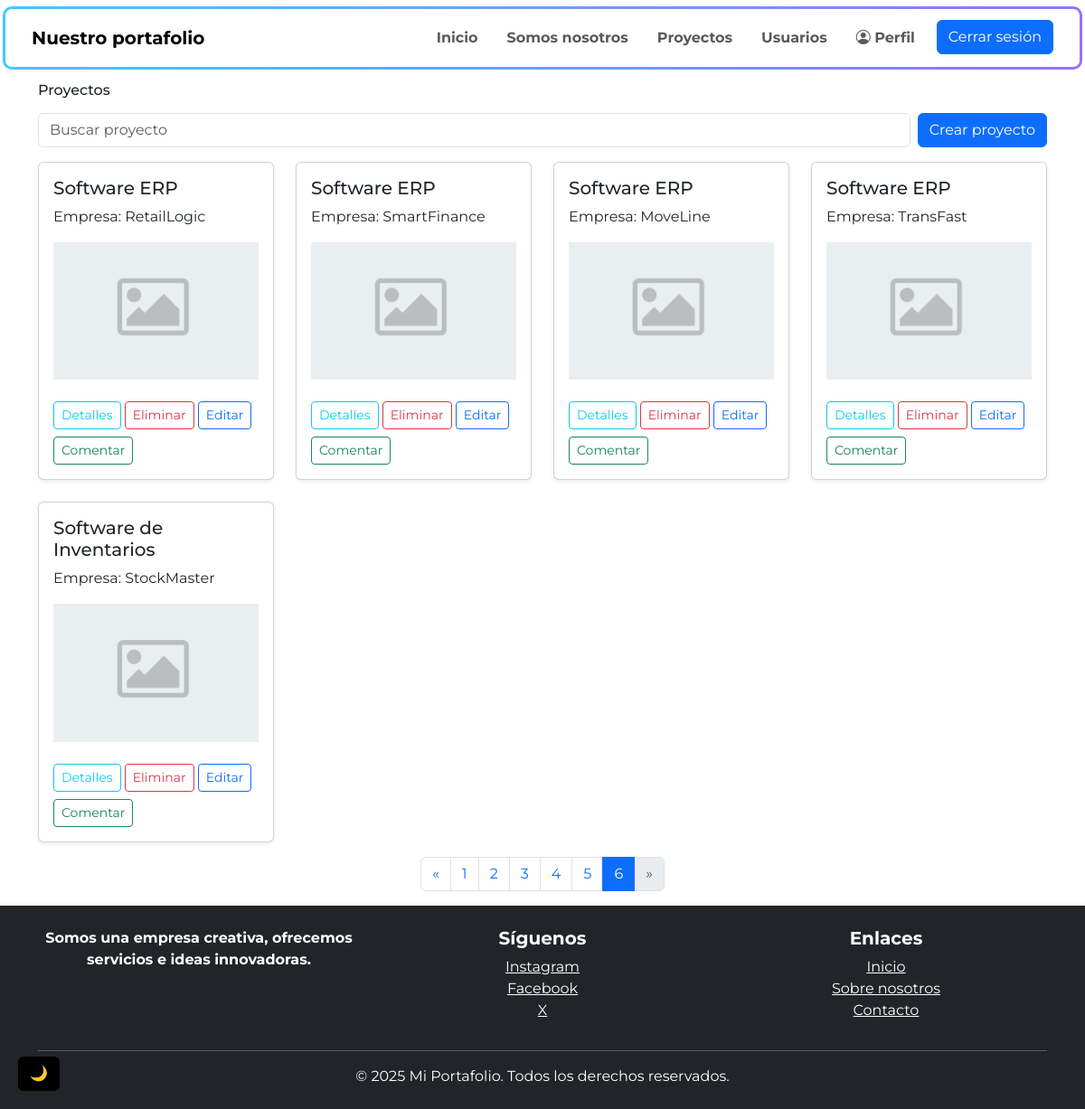
The page /view-project/?q=&page=6 (signed in) on the database its author committed.
### portafolio/models.py (models this page shows, shortened)
class Project(models.Model):
    nombre = models.CharField(max_length=100)
    empresa = models.CharField(max_length=100)
    imagen = models.ImageField(upload_to='img/', null=True, blank=True)

### portafolio/views.py (the view)
# urls.py: path('view-project/', views.view_project, name='view_project'),
@login_required
@permission_required('portafolio.view_project')
@require_http_methods(["GET"])
def view_project(request):
    query = request.GET.get('q', '')
    projects = Project.objects.all().order_by('nombre')
    if query:
        projects = projects.filter(nombre__icontains=query)
    paginator = Paginator(projects, 20)
    page_number = request.GET.get('page')
    page_obj = paginator.get_page(page_number)
    return render(request, 'proyectos.html', {'page_obj': page_obj, 'query': query})

### portafolio/templates/proyectos.html (shortened to what this page needs)
    {% extends 'base.html' %}
    {% block content %}
    <div class="container mb-3" style="margin-top: 90px;">
      <h1>Proyectos</h1>
        <form id="searchForm" method="get" action="{% url 'view_project' %}">
        <div class="mb-3 mt-3 d-flex align-items-stretch gap-2" style="max-width: 100%;">
            <input type="text" name="q" id="searchInput" class="form-control" placeholder="Buscar proyecto" value="{{ query }}" autocomplete="off"aria-label="Buscar proyecto"aria-describedby="btnCrearProyecto">
            {% if perms.portafolio.add_project %}
            <button class="btn btn-primary w-auto" type="button" id="btnCrearProyecto" data-bs-toggle="modal" data-bs-target="#miModal" style="white-space: nowrap; flex-shrink: 0;">
                Crear proyecto
            </button>
            {% endif %}
        </div>
        </form>
        <div id="proyectosContainer" class="row row-cols-1 row-cols-sm-2 row-cols-md-4 g-4 ">
            {% for project in page_obj %}
                <div class="col">
                    <div class="card h-100 shadow-sm">
                        <div class="card-body">
                            <h5 class="card-title">{{ project.nombre }}</h5>
                            <p class="card-text">Empresa: {{ project.empresa }}</p>
                            {% if project.imagen %}
                                <img src="{{ project.imagen.url }}" class="img-fluid mb-3" alt="Imagen del proyecto">
                            {% else %}
                                <img src="/static/img/default-project.jpg" class="img-fluid mb-3" alt="Imagen por defecto">
                            {% endif %}
                            <button type="button" class="btn btn-outline-info btn-sm mt-2" data-bs-toggle="modal" data-bs-target="#modalDetalles{{ project.id }}">
                                Detalles
                            </button>
                            {% if perms.portafolio.delete_project %}
                            <button class="eliminar-proyecto btn btn-outline-danger btn-sm mt-2" data-url="{% url 'delete_project' project.id %}">Eliminar</button>
                            {% endif %}
                            {% if perms.portafolio.change_project%}
                            <button class="editar-proyecto btn btn-outline-primary btn-sm mt-2"
                                    data-id="{{ project.id }}"
                                    data-nombre="{{ project.nombre }}"
                                    data-empresa="{{ project.empresa }}">
                                Editar
                            </button>
                            {%endif%}
                            {% if perms.portafolio.add_comment%}
                            <button class="comentar-proyecto btn btn-outline-success btn-sm mt-2"
                                    data-id="{{ project.id }}"
                                    data-nombre="{{ project.nombre }}"
                                    data-empresa="{{ project.empresa }}">
                                Comentar
                            </button>
                            {%endif%}
                        </div>
                    </div>
                </div>
                {%empty%}
                <p class="text-center">No hay proyectos</P>
            {% endfor %}
        </div>
        <nav aria-label="Page navigation proyectos">
            <ul class="pagination justify-content-center mt-3">
                {% if page_obj.has_previous %}
                    <li class="page-item">
                        <a class="page-link" href="?q={{ query }}&page={{ page_obj.previous_page_number }}" aria-label="Anterior">
                            <span aria-hidden="true">&laquo;</span>
                        </a>
                    </li>
                {% else %}
                    <li class="page-item disabled">
                        <a class="page-link" href="#" aria-label="Anterior" tabindex="-1" aria-disabled="true">
                            <span aria-hidden="true">&laquo;</span>
                        </a>
                    </li>
                {% endif %}
                {% for num in page_obj.paginator.page_range %}
                    {% if page_obj.number == num %}
                        <li class="page-item active" aria-current="page">
                            <a class="page-link" href="#">{{ num }}</a>
                        </li>
                    {% else %}
                        <li class="page-item">
                            <a class="page-link" href="?q={{ query }}&page={{ num }}">{{ num }}</a>
                        </li>
                    {% endif %}
                {% endfor %}
                {% if page_obj.has_next %}
                    <li class="page-item">
                        <a class="page-link" href="?q={{ query }}&page={{ page_obj.next_page_number }}" aria-label="Siguiente">
                            <span aria-hidden="true">&raquo;</span>
                        </a>
                    </li>
                {% else %}
                    <li class="page-item disabled">
                        <a class="page-link" href="#" aria-label="Siguiente" tabindex="-1" aria-disabled="true">
                            <span aria-hidden="true">&raquo;</span>
                        </a>
                    </li>
                {% endif %}
            </ul>
        </nav>
{% endblock %}

### portafolio/static/css/styles.css (style rules this page uses)
body { font-family: "Montserrat", serif; margin: 0; padding: 0; }
h1 { padding: 0; margin: 0; font-size: 16px; }
ul { margin: 0; padding: 0; }
.pagination { display: flex; justify-content: center; }

### rows shown on the page
Project: nombre "Software ERP", empresa "RetailLogic"
Project: nombre "Software ERP", empresa "SmartFinance"
Project: nombre "Software ERP", empresa "MoveLine"
Project: nombre "Software ERP", empresa "TransFast"
Project: nombre "Software de Inventarios", empresa "StockMaster"

### other values the page prints
{{ num }} "1" "2" "3" "4" "5"
{{ num }} "6"
